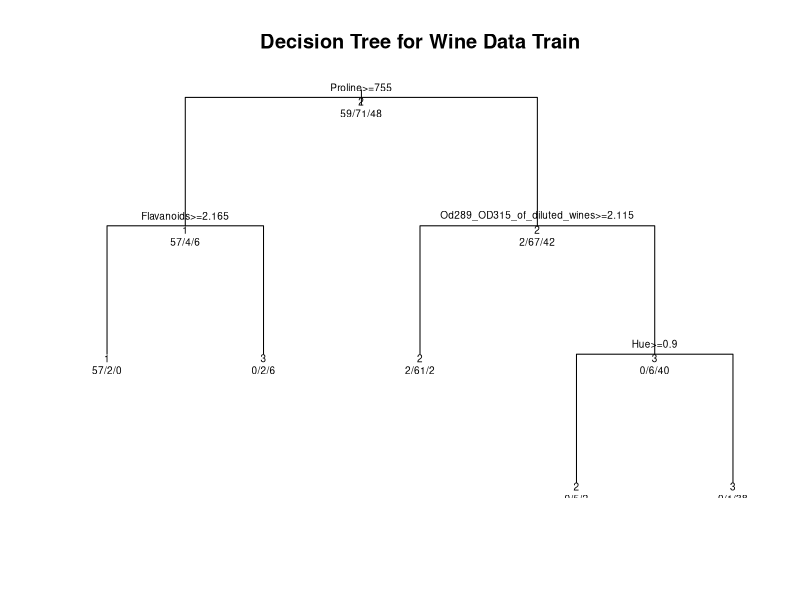

Write R code to recreate this figure.
# Question 2 - Homework 2
# Created by Tung Thai
setwd("C:/Users/tungt/OneDrive/Undergraduate/2019-2 SM/Machine Learning/Homework/Homework 2")
library(rpart)
library(readr)
wine_train <- read_csv("winedata.csv")
wine_test <- read_csv("winedata_test.csv")
fit_train <- rpart(wine_train$c~. ,method="class", data=wine_train)
name1 = "decisionTree_wine_train"
num = 1
ext = ".pdf"
name2 = paste(name1, num, ext, sep = '')
# plot and save the pdf file
pdf(name2)
plot(fit_train, uniform = T,main = "Decision Tree for Wine Data Train")
text(fit_train, use.n = T, all = T, cex = 0.6)
dev.off()
#predict
pred <- predict(fit_train,wine_test[,-1], type = "class")
# table
t <- table(wine_test$c,pred)
results <- data.frame(wine_test$c,pred)
colnames(results) <- c("actual","predict")
# Calculate Accuracy
n4<-length(results$actual)
#class_1_pred_class_1_act
c1p_c1a <- 0
#class_1_pred_class_2_act
c1p_c2a <- 0
#class_1_pred_class_3_act
c1p_c3a <- 0
#class_2_pred_class_2_act
c2p_c2a <- 0
#class_2_pred_class_2_act
c2p_c1a <- 0
#class_2_pred_class_3_act
c2p_c3a <- 0
#class_3_pred_class_3_act
c3p_c3a <- 0
#class_3_pred_class_1_act
c3p_c1a <- 0
#class_3_pred_class_2_act
c3p_c2a <- 0
for (i in 1:n4){
  c1 <- results$actual
  c2 <- results$predict
  # acutal 1
  if (c1[i] == 1){
    #predict 1
    if (c2[i] == 1){
      c1p_c1a = c1p_c1a + 1
      #predict 2
    } else if (c2[i] == 2){
      c2p_c1a = c2p_c1a + 1
      #predict 3
    } else{
      c3p_c1a = c3p_c1a + 1
    }
    # actual 2
  } else if(c1[i] == 2){
    #predict 1
    if(c2[i] == 1){
      c1p_c2a = c1p_c2a + 1
      #predict 2
    }else if (c2[i] == 2){
      c2p_c2a = c2p_c2a + 1
      #predict 3
    }else{
      c3p_c2a = c3p_c2a + 1
    }
    # actual 3
  } else{
    #predict 1
    if(c2[i] == 1){
      c1p_c3a = c1p_c3a + 1
      #predict 2
    }else if (c2[i] == 2){
      c2p_c3a = c2p_c3a + 1
      #predict 3
    }else{
      c3p_c3a = c3p_c3a + 1
    }
  }
}
# True Positive
TP <- c1p_c1a + c2p_c2a + c3p_c3a
# Class 1 actual
c1a <- c1p_c1a+c2p_c1a+c3p_c1a
# Class 2 actual
c2a <- c1p_c2a+c2p_c2a+c3p_c2a
# Class 3 actual
c3a <- c1p_c3a+c2p_c3a+c3p_c3a
#calculate overall accuracy
OA <- TP/n4
#calculate acc. of class 1
if (c1a==0){A1=0}
A1 <- c1p_c1a/c1a
#calculate acc. of class 2
if (c2a==0){A2=0}
A2 <- c2p_c2a/c2a
#calculate acc. of class 3
if (c3a==0){AP=0}
A3 <- c3p_c3a/c3a
#Calculate error
#Error
OE <- 1-OA
#Error c1
E1 <- 1-A1
#Error c2
E2 <- 1-A2
#Error c3
E3 <- 1-A3
accuracy <- data.frame(OA, A1, A2, A3)
error.c <- data.frame(OE, E1, E2, E3)
colnames(accuracy) <- c ("Overall", "Class 1", "Class 2", "Class 3")
colnames(error.c) <- c ("Overall", "Class 1", "Class 2", "Class 3")
write.table(accuracy, file = "accuracy.cvs", append = F,quote = F, sep = ",",eol = "\n", row.names = F, col.names = T)
write.table(error.c, file = "error.cvs", append = F,quote = F, sep = ",",eol = "\n", row.names = F, col.names = T)
